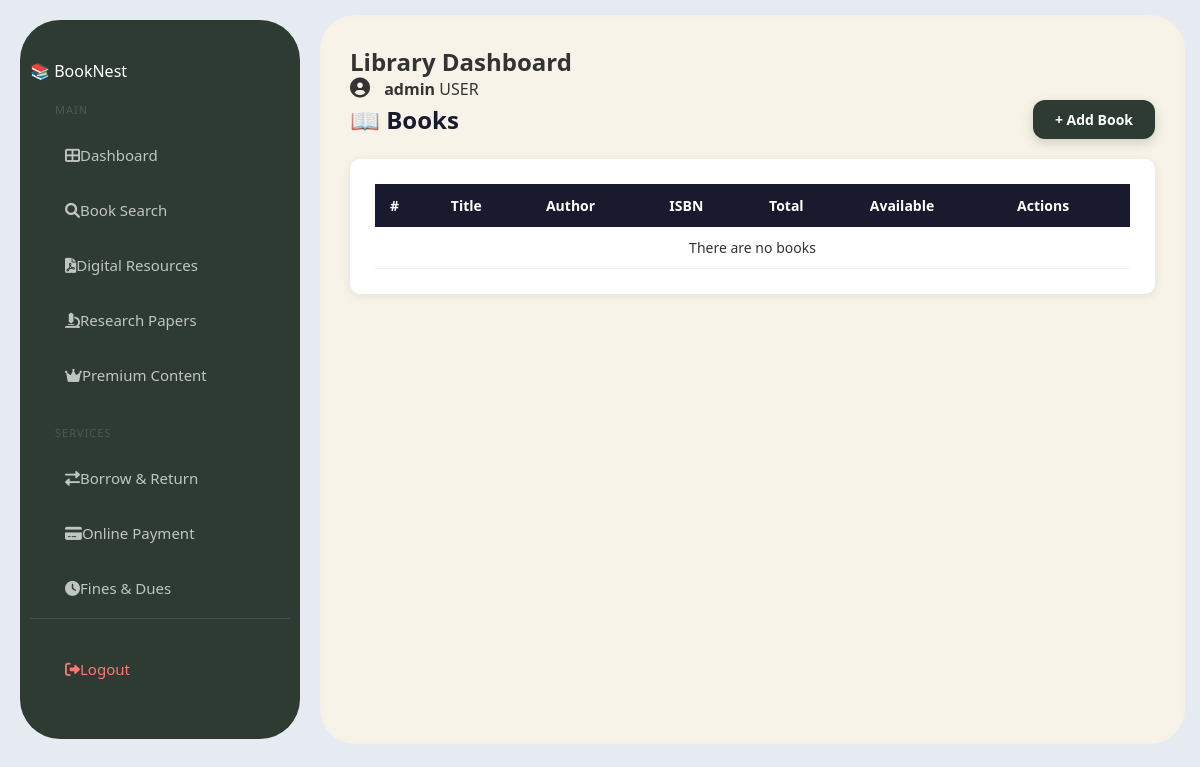
Page /books/ (signed in) on the earlier database version.
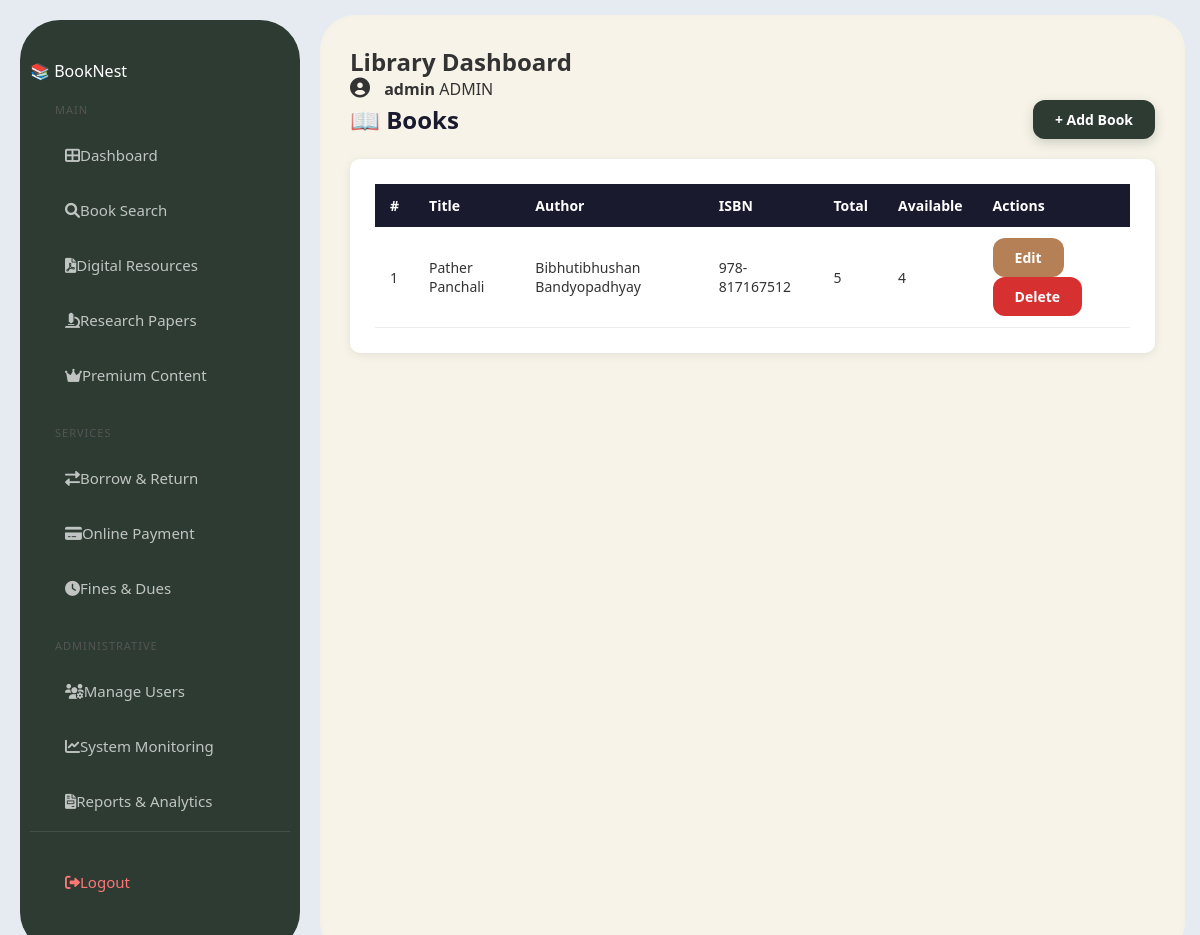
Same page on the later database version.
### library/models.py (models this page shows, shortened)
class User(AbstractUser):
    ADMIN = 'admin'
    LIBRARIAN = 'librarian'
    REGULAR_USER = 'user'
    ROLE_CHOICES = [
        (ADMIN, 'Administrator'),
        (LIBRARIAN, 'Librarian'),
        (REGULAR_USER, 'Regular User'),
    ]
    role = models.CharField(
        max_length=20,
        choices=ROLE_CHOICES,
        default=REGULAR_USER
    )
    phone = models.CharField(max_length=15, null=True, blank=True)

class Book(models.Model):
    title = models.CharField(max_length=200)
    author = models.CharField(max_length=100)
    isbn = models.CharField(max_length=13, unique=True)
    description = models.TextField(null=True, blank=True)
    total_copies = models.PositiveIntegerField(default=1)
    available_copies = models.PositiveIntegerField(default=1)
    cover_image = models.ImageField(
        upload_to='book_covers/',
        null=True,
        blank=True
    )

### library/views.py (the view)
# urls.py: path('books/', views.book_list, name='book_list'),
@login_required
def book_list(request):
    return render(request, 'library/book_list.html', {
        'books': Book.objects.all()
    })

### library/templates/library/book_list.html (shortened to what this page needs)
{% extends 'library/base.html' %}
{% block content %}
<div class="top-bar">
    <h2>📖 Books</h2>
    <a href="{% url 'book_add' %}" class="btn btn-primary">+ Add Book</a>
</div>
<div class="table-box">
    <table>
        <thead>
            <tr>
                <th>#</th>
                <th>Title</th>
                <th>Author</th>
                <th>ISBN</th>
                <th>Total</th>
                <th>Available</th>
                <th>Actions</th>
            </tr>
        </thead>
        <tbody>
            {% for book in books %}
            <tr>
                <td>{{ forloop.counter }}</td>
                <td>{{ book.title }}</td>
                <td>{{ book.author }}</td>
                <td>{{ book.isbn }}</td>
                <td>{{ book.total_copies }}</td>
                <td>
                    {% if book.available_copies > 0 %}
                    <span class="badge-available">{{ book.available_copies }}</span>
                    {% else %}
                    <span class="badge-unavailable">0</span>
                    {% endif %}
                </td>
                <td>
                    <a href="{% url 'book_edit' book.pk %}" class="btn btn-edit">Edit</a>
                    <a href="{% url 'book_delete' book.pk %}" class="btn btn-delete">Delete</a>
                </td>
            </tr>
            {% empty %}
            <tr><td colspan="7" style="text-align:center;">There are no books</td></tr>
            {% endfor %}
        </tbody>
    </table>
</div>
{% endblock %}

### library/templates/library/base.html (shortened to what this page needs)
{% load static %}
<!DOCTYPE html>
<html lang="en">
<head>
    <link rel="stylesheet" href="{% static 'library/css/style.css' %}">
    <link rel="stylesheet" href="https://cdnjs.cloudflare.com/ajax/libs/font-awesome/6.0.0/css/all.min.css">
</head>
<body>
<div class="layout">
    <aside class="sidebar">
        <div class="logo">📚 <span>Book</span>Nest</div>
        <div class="menu-section">
            <div class="menu-title">Main</div>
            <a href="{% url 'home' %}" class="menu-item"><i class="fas fa-th-large"></i> Dashboard</a>
            <a href="{% url 'book_list' %}" class="menu-item"><i class="fas fa-search"></i> Book Search</a>
            <a href="{% url 'digital_resources' %}" class="menu-item"><i class="fas fa-file-pdf"></i> Digital Resources</a>
            <a href="{% url 'research_papers' %}" class="menu-item"><i class="fas fa-microscope"></i> Research Papers</a>
            <a href="{% url 'premium_content' %}" class="menu-item premium"><i class="fas fa-crown"></i> Premium Content</a>
        </div>
        <div class="menu-section">
            <div class="menu-title">Services</div>
            <a href="{% url 'borrow_list' %}" class="menu-item"><i class="fas fa-exchange-alt"></i> Borrow & Return</a>
            <a href="{% url 'online_payment' %}" class="menu-item"><i class="fas fa-credit-card"></i> Online Payment</a>
            <a href="{% url 'fines_dues' %}" class="menu-item"><i class="fas fa-clock"></i> Fines & Dues</a>
        </div>
        {% if user.role == 'admin' or user.role == 'librarian' %}
        <div class="menu-section">
            <div class="menu-title">Administrative</div>
            <a href="{% url 'member_list' %}" class="menu-item"><i class="fas fa-users-cog"></i> Manage Users</a>
            <a href="{% url 'system_monitoring' %}" class="menu-item"><i class="fas fa-chart-line"></i> System Monitoring</a>
            <a href="{% url 'reports_analytics' %}" class="menu-item"><i class="fas fa-file-invoice"></i> Reports & Analytics</a>
        </div>
        {% endif %}
        <div style="margin-top: auto; padding-top: 20px; border-top: 1px solid rgba(255,255,255,0.1);">
            <a href="{% url 'logout' %}" class="menu-item" style="color: #ff7675;"><i class="fas fa-sign-out-alt"></i> Logout</a>
        </div>
    </aside>
    <main class="main-container">
        <header class="top-nav">
            <h2 style="font-size: 24px; font-weight: 800; color: var(--dark-green);">Library Dashboard</h2>
            <div class="user-profile">
                <i class="fas fa-user-circle" style="font-size: 20px; color: var(--brand-brown);"></i>
                <span style="margin-left: 10px; font-weight: 600;">{{ user.username }}</span>
                <span class="role-tag">{{ user.role|upper }}</span>
            </div>
        </header>
        {% block content %}{% endblock %}
    </main>
</div>
</body>
</html>

Differences in the rows shown:
changed User "admin": role "USER" → "ADMIN"
added Book: title "Pather Panchali", author "Bibhutibhushan Bandyopadhyay", isbn "978-817167512", total_copies "5", available_copies "4"
Other differences:
text no longer shown: "There are no books"
text now shown: "ADMINISTRATIVE Manage Users System Monitoring Reports & Analytics"
